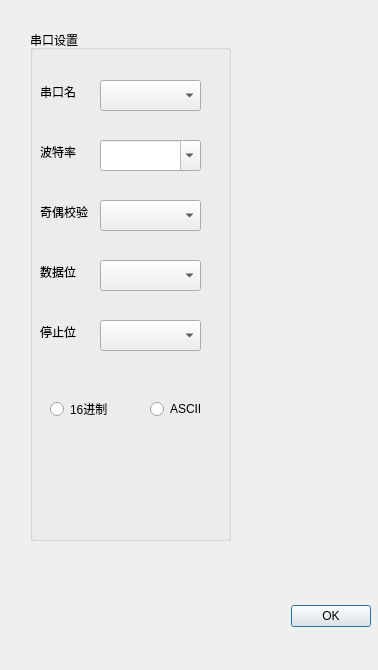
<?xml version="1.0" encoding="UTF-8"?>
<ui version="4.0">
 <class>SerialConfigDialog</class>
 <widget class="QDialog" name="SerialConfigDialog">
  <property name="geometry">
   <rect>
    <x>0</x>
    <y>0</y>
    <width>378</width>
    <height>670</height>
   </rect>
  </property>
  <property name="windowTitle">
   <string>Dialog</string>
  </property>
  <widget class="QWidget" name="layoutWidget">
   <property name="geometry">
    <rect>
     <x>20</x>
     <y>600</y>
     <width>351</width>
     <height>33</height>
    </rect>
   </property>
   <layout class="QHBoxLayout">
    <property name="spacing">
     <number>6</number>
    </property>
    <property name="leftMargin">
     <number>0</number>
    </property>
    <property name="topMargin">
     <number>0</number>
    </property>
    <property name="rightMargin">
     <number>0</number>
    </property>
    <property name="bottomMargin">
     <number>0</number>
    </property>
    <item>
     <spacer>
      <property name="orientation">
       <enum>Qt::Horizontal</enum>
      </property>
      <property name="sizeHint" stdset="0">
       <size>
        <width>131</width>
        <height>31</height>
       </size>
      </property>
     </spacer>
    </item>
    <item>
     <widget class="QPushButton" name="okButton">
      <property name="text">
       <string>OK</string>
      </property>
     </widget>
    </item>
   </layout>
  </widget>
  <widget class="QGroupBox" name="groupBox">
   <property name="geometry">
    <rect>
     <x>30</x>
     <y>30</y>
     <width>201</width>
     <height>511</height>
    </rect>
   </property>
   <property name="title">
    <string>串口设置</string>
   </property>
   <widget class="QLabel" name="label">
    <property name="geometry">
     <rect>
      <x>10</x>
      <y>52</y>
      <width>54</width>
      <height>20</height>
     </rect>
    </property>
    <property name="text">
     <string>串口名</string>
    </property>
   </widget>
   <widget class="QComboBox" name="serial_name">
    <property name="geometry">
     <rect>
      <x>70</x>
      <y>50</y>
      <width>101</width>
      <height>31</height>
     </rect>
    </property>
   </widget>
   <widget class="QLabel" name="label_2">
    <property name="geometry">
     <rect>
      <x>10</x>
      <y>112</y>
      <width>54</width>
      <height>20</height>
     </rect>
    </property>
    <property name="text">
     <string>波特率</string>
    </property>
   </widget>
   <widget class="QComboBox" name="baudrate">
    <property name="geometry">
     <rect>
      <x>70</x>
      <y>110</y>
      <width>101</width>
      <height>31</height>
     </rect>
    </property>
    <property name="editable">
     <bool>true</bool>
    </property>
   </widget>
   <widget class="QLabel" name="label_9">
    <property name="geometry">
     <rect>
      <x>10</x>
      <y>172</y>
      <width>61</width>
      <height>20</height>
     </rect>
    </property>
    <property name="text">
     <string>奇偶校验</string>
    </property>
   </widget>
   <widget class="QComboBox" name="parity">
    <property name="geometry">
     <rect>
      <x>70</x>
      <y>170</y>
      <width>101</width>
      <height>31</height>
     </rect>
    </property>
   </widget>
   <widget class="QLabel" name="label_4">
    <property name="geometry">
     <rect>
      <x>10</x>
      <y>232</y>
      <width>61</width>
      <height>20</height>
     </rect>
    </property>
    <property name="text">
     <string>数据位</string>
    </property>
   </widget>
   <widget class="QLabel" name="label_3">
    <property name="geometry">
     <rect>
      <x>10</x>
      <y>291</y>
      <width>61</width>
      <height>21</height>
     </rect>
    </property>
    <property name="text">
     <string>停止位</string>
    </property>
   </widget>
   <widget class="QComboBox" name="databits">
    <property name="geometry">
     <rect>
      <x>70</x>
      <y>230</y>
      <width>101</width>
      <height>31</height>
     </rect>
    </property>
   </widget>
   <widget class="QComboBox" name="stopbits">
    <property name="geometry">
     <rect>
      <x>70</x>
      <y>290</y>
      <width>101</width>
      <height>31</height>
     </rect>
    </property>
   </widget>
   <widget class="QRadioButton" name="ascii_Button">
    <property name="geometry">
     <rect>
      <x>120</x>
      <y>370</y>
      <width>91</width>
      <height>18</height>
     </rect>
    </property>
    <property name="text">
     <string>ASCII</string>
    </property>
   </widget>
   <widget class="QRadioButton" name="hex_Button">
    <property name="geometry">
     <rect>
      <x>20</x>
      <y>370</y>
      <width>91</width>
      <height>18</height>
     </rect>
    </property>
    <property name="text">
     <string>16进制</string>
    </property>
   </widget>
  </widget>
 </widget>
 <resources/>
 <connections>
  <connection>
   <sender>okButton</sender>
   <signal>clicked()</signal>
   <receiver>SerialConfigDialog</receiver>
   <slot>accept()</slot>
   <hints>
    <hint type="sourcelabel">
     <x>278</x>
     <y>253</y>
    </hint>
    <hint type="destinationlabel">
     <x>96</x>
     <y>254</y>
    </hint>
   </hints>
  </connection>
 </connections>
</ui>
